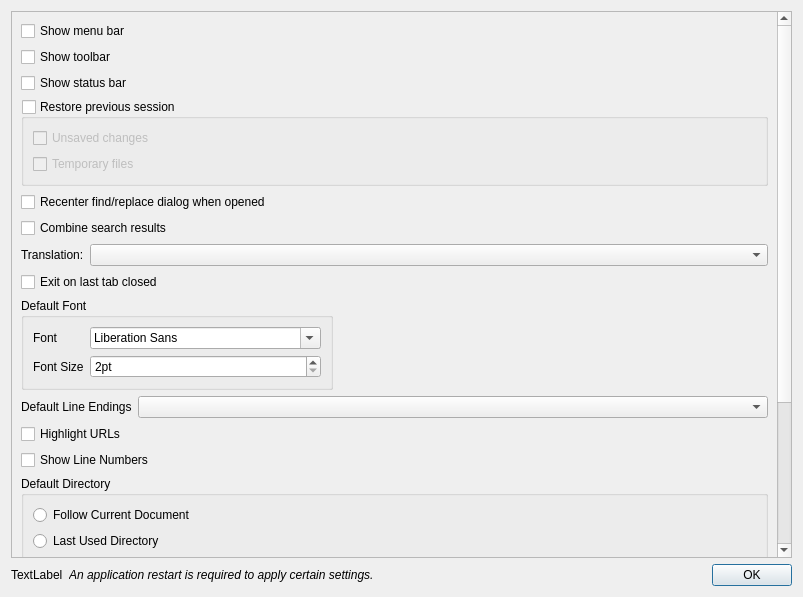
<?xml version="1.0" encoding="UTF-8"?>
<ui version="4.0">
 <class>PreferencesDialog</class>
 <widget class="QDialog" name="PreferencesDialog">
  <property name="geometry">
   <rect>
    <x>0</x>
    <y>0</y>
    <width>803</width>
    <height>597</height>
   </rect>
  </property>
  <property name="windowTitle">
   <string>Preferences</string>
  </property>
  <layout class="QVBoxLayout" name="verticalLayout">
   <item>
    <widget class="QScrollArea" name="scrollArea">
     <property name="widgetResizable">
      <bool>true</bool>
     </property>
     <widget class="QWidget" name="scrollAreaWidgetContents">
      <property name="geometry">
       <rect>
        <x>0</x>
        <y>-281</y>
        <width>762</width>
        <height>816</height>
       </rect>
      </property>
      <layout class="QVBoxLayout" name="verticalLayout_4">
       <item>
        <layout class="QVBoxLayout" name="verticalLayout_2">
         <item>
          <widget class="QCheckBox" name="checkBoxMenuBar">
           <property name="text">
            <string>Show menu bar</string>
           </property>
          </widget>
         </item>
         <item>
          <widget class="QCheckBox" name="checkBoxToolBar">
           <property name="text">
            <string>Show toolbar</string>
           </property>
          </widget>
         </item>
         <item>
          <widget class="QCheckBox" name="checkBoxStatusBar">
           <property name="text">
            <string>Show status bar</string>
           </property>
          </widget>
         </item>
         <item>
          <widget class="QGroupBox" name="gbxRestorePreviousSession">
           <property name="title">
            <string>Restore previous session</string>
           </property>
           <property name="checkable">
            <bool>true</bool>
           </property>
           <property name="checked">
            <bool>false</bool>
           </property>
           <layout class="QVBoxLayout" name="verticalLayout_3">
            <item>
             <widget class="QCheckBox" name="checkBoxUnsavedFiles">
              <property name="text">
               <string>Unsaved changes</string>
              </property>
             </widget>
            </item>
            <item>
             <widget class="QCheckBox" name="checkBoxRestoreTempFiles">
              <property name="text">
               <string>Temporary files</string>
              </property>
             </widget>
            </item>
           </layout>
          </widget>
         </item>
        </layout>
       </item>
       <item>
        <widget class="QCheckBox" name="checkBoxRecenterSearchDialog">
         <property name="text">
          <string>Recenter find/replace dialog when opened</string>
         </property>
        </widget>
       </item>
       <item>
        <widget class="QCheckBox" name="checkBoxCombineSearchResults">
         <property name="text">
          <string>Combine search results</string>
         </property>
        </widget>
       </item>
       <item>
        <layout class="QFormLayout" name="formLayout">
         <property name="labelAlignment">
          <set>Qt::AlignLeading|Qt::AlignLeft|Qt::AlignVCenter</set>
         </property>
         <property name="formAlignment">
          <set>Qt::AlignLeading|Qt::AlignLeft|Qt::AlignTop</set>
         </property>
         <item row="0" column="1">
          <widget class="QComboBox" name="comboBoxTranslation"/>
         </item>
         <item row="0" column="0">
          <widget class="QLabel" name="label">
           <property name="text">
            <string>Translation:</string>
           </property>
          </widget>
         </item>
        </layout>
       </item>
       <item>
        <widget class="QCheckBox" name="checkBoxExitOnLastTabClosed">
         <property name="text">
          <string>Exit on last tab closed</string>
         </property>
        </widget>
       </item>
       <item>
        <layout class="QHBoxLayout" name="horizontalLayout">
         <item>
          <widget class="QGroupBox" name="groupBox">
           <property name="title">
            <string>Default Font</string>
           </property>
           <layout class="QFormLayout" name="formLayout_2">
            <item row="1" column="0">
             <widget class="QLabel" name="label_2">
              <property name="text">
               <string>Font</string>
              </property>
             </widget>
            </item>
            <item row="1" column="1">
             <widget class="QFontComboBox" name="fcbDefaultFont"/>
            </item>
            <item row="3" column="0">
             <widget class="QLabel" name="label_3">
              <property name="text">
               <string>Font Size</string>
              </property>
             </widget>
            </item>
            <item row="3" column="1">
             <widget class="QSpinBox" name="spbDefaultFontSize">
              <property name="suffix">
               <string>pt</string>
              </property>
              <property name="minimum">
               <number>2</number>
              </property>
              <property name="maximum">
               <number>48</number>
              </property>
             </widget>
            </item>
           </layout>
          </widget>
         </item>
         <item>
          <spacer name="horizontalSpacer">
           <property name="orientation">
            <enum>Qt::Horizontal</enum>
           </property>
           <property name="sizeHint" stdset="0">
            <size>
             <width>40</width>
             <height>20</height>
            </size>
           </property>
          </spacer>
         </item>
        </layout>
       </item>
       <item>
        <layout class="QFormLayout" name="formLayout_3">
         <item row="0" column="0">
          <widget class="QLabel" name="label_4">
           <property name="text">
            <string>Default Line Endings</string>
           </property>
          </widget>
         </item>
         <item row="0" column="1">
          <widget class="QComboBox" name="comboBoxLineEndings"/>
         </item>
        </layout>
       </item>
       <item>
        <layout class="QHBoxLayout" name="horizontalLayout_2"/>
       </item>
       <item>
        <widget class="QCheckBox" name="checkBoxHighlightURLs">
         <property name="text">
          <string>Highlight URLs</string>
         </property>
        </widget>
       </item>
       <item>
        <widget class="QCheckBox" name="checkBoxShowLineNumbers">
         <property name="text">
          <string>Show Line Numbers</string>
         </property>
        </widget>
       </item>
       <item>
        <widget class="QGroupBox" name="groupBox_2">
         <property name="title">
          <string>Default Directory</string>
         </property>
         <layout class="QVBoxLayout" name="verticalLayout_5">
          <item>
           <widget class="QRadioButton" name="radioFollowCurrentDirectory">
            <property name="text">
             <string>Follow Current Document</string>
            </property>
           </widget>
          </item>
          <item>
           <widget class="QRadioButton" name="radioLastUsedDirectory">
            <property name="text">
             <string>Last Used Directory</string>
            </property>
           </widget>
          </item>
          <item>
           <layout class="QHBoxLayout" name="horizontalLayout_2">
            <item>
             <widget class="QRadioButton" name="radioHardCoded">
              <property name="text">
               <string/>
              </property>
             </widget>
            </item>
            <item>
             <widget class="QLineEdit" name="txtHardCodedPath"/>
            </item>
            <item>
             <widget class="QToolButton" name="btnSelectHardCodedPath">
              <property name="text">
               <string>...</string>
              </property>
             </widget>
            </item>
           </layout>
          </item>
         </layout>
        </widget>
       </item>
       <item>
        <widget class="QGroupBox" name="groupBox_2">
         <property name="title">
          <string>Indentation</string>
         </property>
         <layout class="QVBoxLayout" name="verticalLayout_5">
          <item>
           <widget class="QWidget" name="widget" native="true">
            <layout class="QFormLayout" name="formLayout_4">
             <item row="0" column="0">
              <widget class="QLabel" name="label_5">
               <property name="text">
                <string>Indent size:</string>
               </property>
              </widget>
             </item>
             <item row="0" column="1">
              <widget class="QSpinBox" name="sbpIndentSize">
               <property name="maximumSize">
                <size>
                 <width>40</width>
                 <height>16777215</height>
                </size>
               </property>
               <property name="alignment">
                <set>Qt::AlignCenter</set>
               </property>
               <property name="minimum">
                <number>1</number>
               </property>
               <property name="value">
                <number>4</number>
               </property>
              </widget>
             </item>
            </layout>
           </widget>
          </item>
          <item>
           <widget class="QLabel" name="label_6">
            <property name="text">
             <string>Indent using:</string>
            </property>
           </widget>
          </item>
          <item>
           <widget class="QRadioButton" name="rbTabChar">
            <property name="text">
             <string>Tab character</string>
            </property>
           </widget>
          </item>
          <item>
           <widget class="QRadioButton" name="rbSpaceChar">
            <property name="text">
             <string>Space character(s)</string>
            </property>
           </widget>
          </item>
         </layout>
        </widget>
       </item>
       <item>
        <spacer name="verticalSpacer">
         <property name="orientation">
          <enum>Qt::Vertical</enum>
         </property>
         <property name="sizeHint" stdset="0">
          <size>
           <width>20</width>
           <height>40</height>
          </size>
         </property>
        </spacer>
       </item>
      </layout>
     </widget>
    </widget>
   </item>
   <item>
    <layout class="QHBoxLayout" name="layoutAppRestart">
     <item>
      <widget class="QLabel" name="labelAppRestartIcon">
       <property name="text">
        <string>TextLabel</string>
       </property>
      </widget>
     </item>
     <item>
      <widget class="QLabel" name="labelAppRestart">
       <property name="font">
        <font>
         <italic>true</italic>
        </font>
       </property>
       <property name="text">
        <string>An application restart is required to apply certain settings.</string>
       </property>
      </widget>
     </item>
     <item>
      <widget class="QDialogButtonBox" name="buttonBox">
       <property name="orientation">
        <enum>Qt::Horizontal</enum>
       </property>
       <property name="standardButtons">
        <set>QDialogButtonBox::Ok</set>
       </property>
      </widget>
     </item>
    </layout>
   </item>
  </layout>
 </widget>
 <resources/>
 <connections>
  <connection>
   <sender>buttonBox</sender>
   <signal>accepted()</signal>
   <receiver>PreferencesDialog</receiver>
   <slot>accept()</slot>
   <hints>
    <hint type="sourcelabel">
     <x>792</x>
     <y>586</y>
    </hint>
    <hint type="destinationlabel">
     <x>157</x>
     <y>274</y>
    </hint>
   </hints>
  </connection>
  <connection>
   <sender>buttonBox</sender>
   <signal>rejected()</signal>
   <receiver>PreferencesDialog</receiver>
   <slot>reject()</slot>
   <hints>
    <hint type="sourcelabel">
     <x>792</x>
     <y>586</y>
    </hint>
    <hint type="destinationlabel">
     <x>286</x>
     <y>274</y>
    </hint>
   </hints>
  </connection>
 </connections>
</ui>
